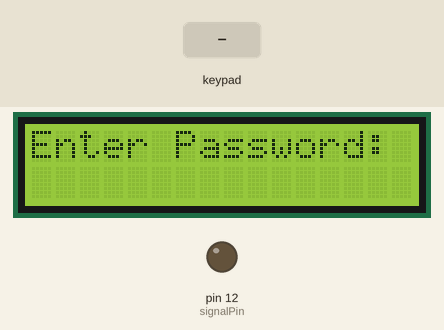
Simulated run of this sketch. Board: Arduino Uno, built with avr-gcc and run on an emulated ATmega328P. On the bench: 16×2 character LCD, output pins drawn as LEDs (lit = HIGH). The inputs (shaded band) are chosen by the test bench.

Above: at 1.2 s.
1.3 s: keypad keys 9 8 7 6 # pressed 0.4 s apart
At 4.3 s:
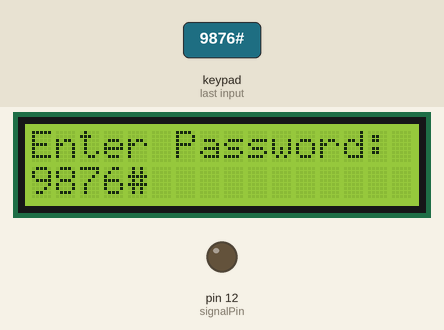
4.8 s: key 'A' pressed
At 5.8 s:
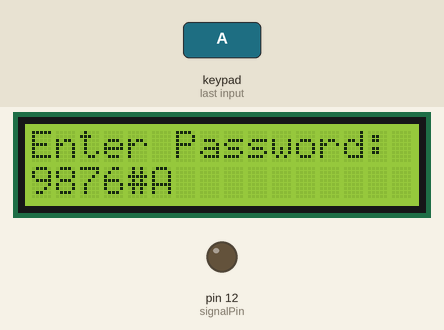
6.3 s: keypad keys 9 8 7 6 * pressed 0.4 s apart
At 9.5 s:
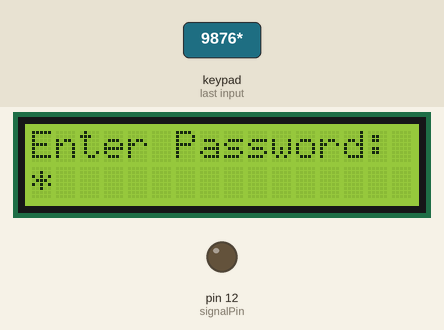
10.0 s: key 'B' pressed
At 10.8 s:
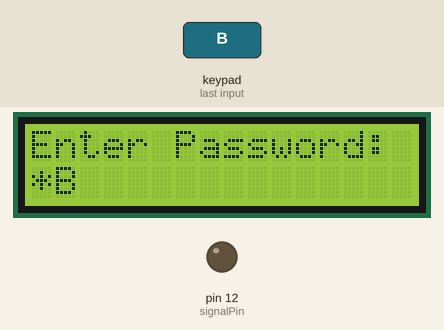
11.5 s: key 'C' pressed
At 11.9 s:
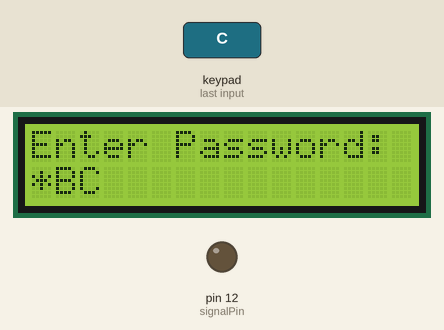
13.0 s: keypad keys 9 8 7 6 A pressed 0.4 s apart
At 15.6 s:
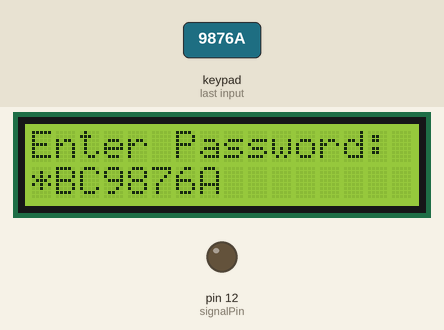
Timing chart, 0 to 17.1 s (numbered marks = the images above; inputs shaded):
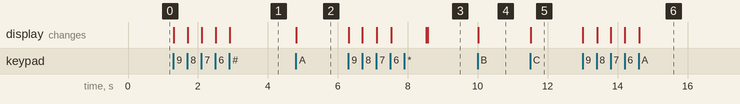

The sketch:

Password_key.ino
```cpp
#include <Wire.h>
#include <LiquidCrystal_I2C.h>
#include <Keypad.h>

#define Password_Length 11
//int init();
int signalPin = 12;

char Data[Password_Length];
char Master[Password_Length] = "0553577854";
byte data_count = 0, master_count = 0;
bool Pass_is_good;
char customKey;

const byte ROWS = 4;
const byte COLS = 4;

char hexaKeys[ROWS][COLS] = {
  {'1', '2', '3', 'A'},
  {'4', '5', '6', 'B'},
  {'7', '8', '9', 'C'},
  {'*', '0', '#', 'D'}
};

byte rowPins[ROWS] = {9, 8, 7, 6};
byte colPins[COLS] = {5, 4, 3, 2};

Keypad customKeypad = Keypad(makeKeymap(hexaKeys), rowPins, colPins, ROWS, COLS);
const int en =2, rw = 1, rs = 0, d4 = 4, d5 = 5,  d6 = 6,  d7 = 7, bl = 3;
const int i2c_addr = 0x3F;
LiquidCrystal_I2C lcd(i2c_addr, en, rw, rs, d4, d5, d6, d7, bl, POSITIVE);
void setup(){
  lcd.begin(16,2);
  lcd.backlight();
//  lcd.init();
  pinMode(signalPin, OUTPUT);
}

void loop(){

  lcd.setCursor(0,0);
  lcd.print("Enter Password:");

  customKey = customKeypad.getKey();
  if (customKey){
    Data[data_count] = customKey;
    lcd.setCursor(data_count,1);
    lcd.print(Data[data_count]);
    data_count++;
    }

  if(data_count == Password_Length-1){
    lcd.clear();

    if(!strcmp(Data, Master)){
      lcd.print("Welcome");
      digitalWrite(signalPin, HIGH);
      delay(10000);
      digitalWrite(signalPin, LOW);
      }
    else{
      lcd.print("Incorrect");
      delay(1000);
      }

    lcd.clear();
    clearData();
  }
}

void clearData(){
  while(data_count !=0){
    Data[data_count--] = 0;
  }
  return;
}
```

Measured:
- after the input at 1.3 s, the display: first changes at once (image 1 shows a later state)
- after the input at 4.8 s, the display: changes at once (image 2)
- after the input at 6.3 s, the display: first changes at once (image 3 shows a later state)
- after the input at 10.0 s, the display: changes at once (image 4)
- after the input at 11.5 s, the display: changes at once (image 5)
- after the input at 13.0 s, the display: first changes at once (image 6 shows a later state)
